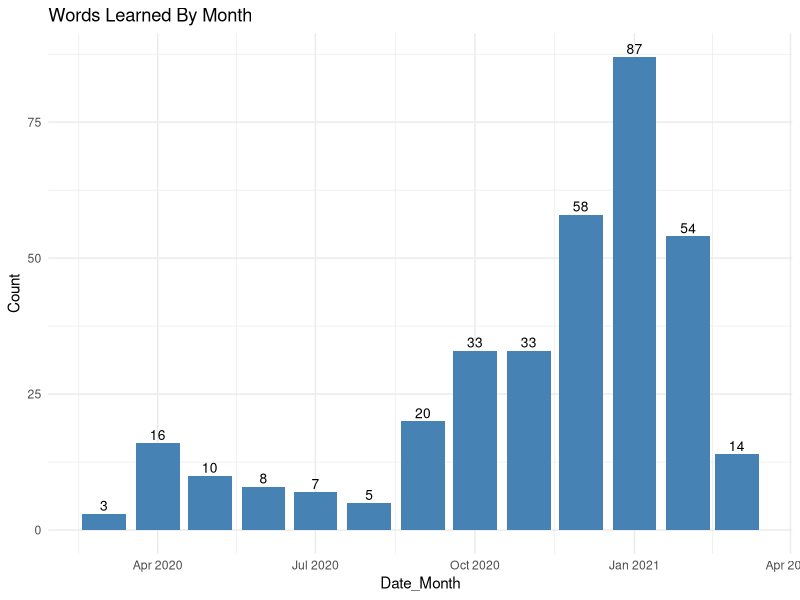
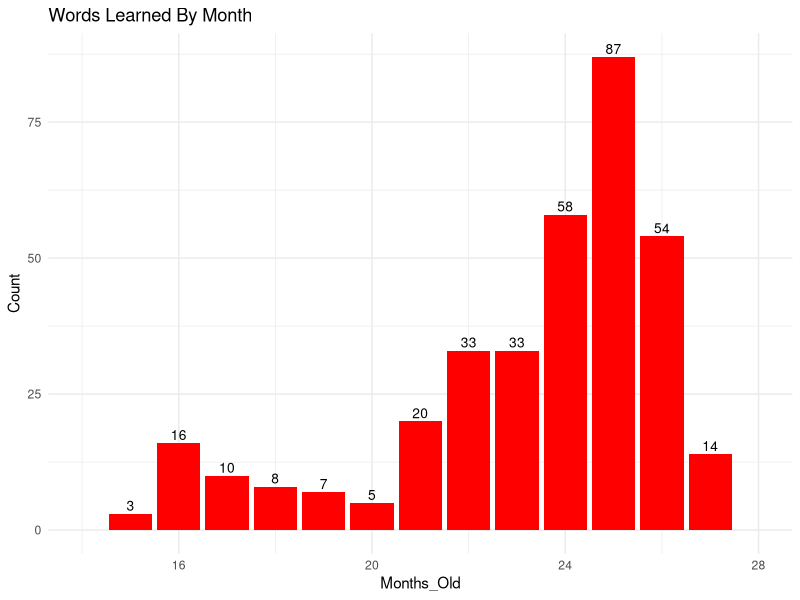
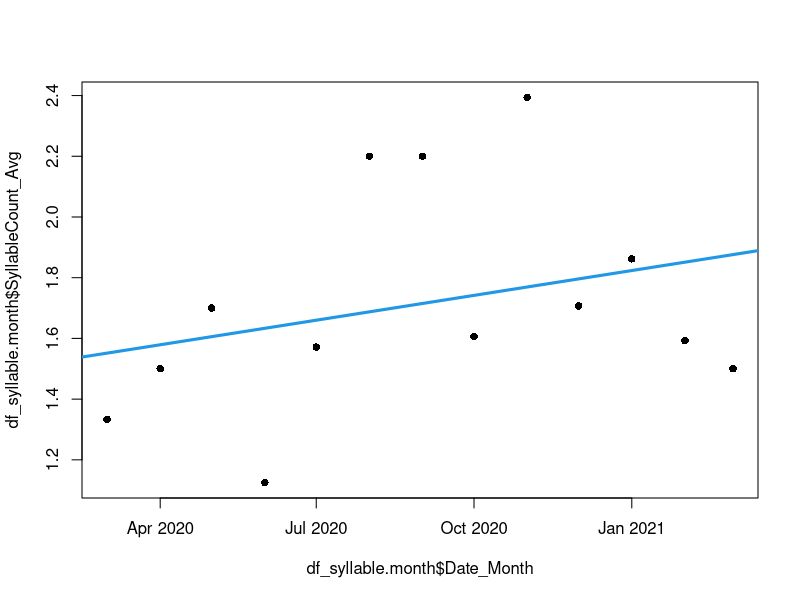

Write R code to recreate these figures, in order.
## ---- chunk 1
library(readxl)
Raw_Data <- read_excel("Raw Data.xlsx", col_types = c("text","text"))
## ---- chunk 2
head(Raw_Data,4)
tail(Raw_Data,4)
## ---- chunk 3
library(dplyr)
library(stringr)
## ---- chunk 4
df<-Raw_Data%>%
  mutate(Word=str_replace_all(Word,'[0-9]|/|-',""))
head(df,4)
tail(df,4)
## ---- chunk 5
df<-df%>%
  mutate(Date=as.Date(Date,"%m/%d/%Y"))
head(df,5)
tail(df,5)
## ---- chunk 6
library(zoo)
## ---- chunk 7
df<-df%>%mutate(Date=as.Date(na.approx(df$Date, na.rm = FALSE)))
head(df,5)
## ---- chunk 8
library(ggplot2)
library(lubridate)
## ---- chunk 9

df.month<-df%>%
  mutate(Date_Month=floor_date(Date,"months"))%>%
  group_by(Date_Month)%>%
  summarize(Count=n())
df.month
## ---- chunk 10
ggplot(df.month, aes(x=Date_Month,y=Count)) +
  geom_bar(stat='identity', fill="steelblue")+
  geom_text(aes(label=Count), vjust=-0.3, size=3.5)+
  ggtitle("Words Learned By Month")+
  theme_minimal()
## ---- chunk 11
df.month<-df.month%>%
  mutate(Months_Old=interval(ymd(as.Date("2018-12-01"))
                             ,ymd(Date_Month)) %/% months(1))

xlim_max.months_old<-max(df.month$Months_Old,na.rm = TRUE)+1
xlim_min.months_old<-min(df.month$Months_Old,na.rm = TRUE)-1
## ---- chunk 12
ggplot(df.month, aes(x=Months_Old,y=Count)) +
  geom_bar(stat='identity', fill="red")+
  geom_text(aes(label=Count), vjust=-0.3, size=3.5)+
  ggtitle("Words Learned By Month")+
  theme_minimal() +
  scale_x_continuous(limits=c(xlim_min.months_old,xlim_max.months_old))
## ---- chunk 13
word<-"sasqouthanbeek"

count_syllables<-function(word) {
  str_count(word,'[a,e,i,o,u]')-
  str_count(word,'ai')-
  str_count(word,'ay')-
  str_count(word,'ee')-
  str_count(word,'ea')-
  str_count(word,'oa ')-
  str_count(word,'ou')-
  str_count(word,'oe')
}

count_syllables(word)
## ---- chunk 14
df_syllable<-df%>%
  mutate(SyllableCount=count_syllables(tolower(Word)))
head(df_syllable)
tail(df_syllable)
## ---- chunk 15
df_syllable<-df_syllable%>%
  mutate(loc_bracket = str_locate( Word,c('\\['))[,'start'])%>%
  mutate(loc_parentheses = str_locate( Word,c('\\('))[,'start'])%>%
  rowwise()%>%
  mutate(loc_first=case_when(is.na(loc_bracket)==FALSE |
                               is.na(loc_parentheses)==FALSE ~
    min(c(loc_bracket,loc_parentheses),na.rm = TRUE)))%>%
  mutate(Word_cleaned=case_when(is.na(loc_first)==TRUE~Word
                          ,TRUE~substr(Word,1,loc_first-1)))%>%
  select(-loc_bracket,-loc_parentheses)

print(df_syllable%>%filter(is.na(loc_first)==FALSE)%>%tail())
## ---- chunk 16
df_syllable<-df_syllable%>%
  mutate(SyllableCount=count_syllables(tolower(Word_cleaned)))%>%
  mutate(SyllableCount=case_when(SyllableCount==0 ~ as.integer(1)
                                 , TRUE ~ SyllableCount ))

print(df_syllable%>%filter(is.na(loc_first)==FALSE)%>%tail())
## ---- chunk 17
df_syllable.month<-df_syllable%>%
  mutate(Date_Month=floor_date(Date,"months"))%>%
  group_by(Date_Month)%>%
  summarize(SyllableCount_Avg=mean(SyllableCount))

model_lm<-lm(df_syllable.month$SyllableCount_Avg ~ df_syllable.month$Date_Month)
summary(model_lm)  
## ---- chunk 18
plot(df_syllable.month$Date_Month, 
     df_syllable.month$SyllableCount_Avg,
     pch = 16)
abline(model_lm,col = 4, lwd = 3)
